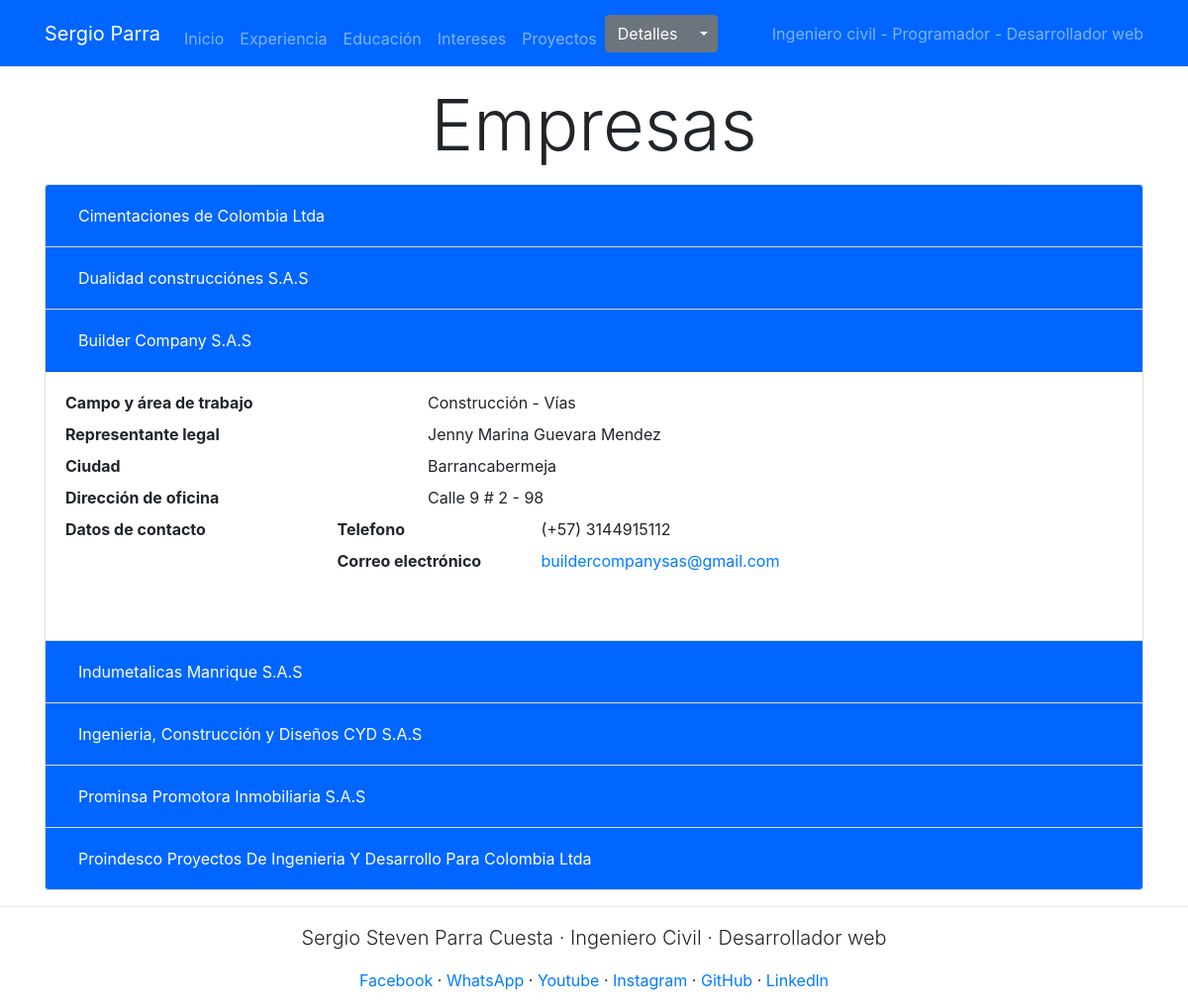
Screenshot of /companies/3 with the database file from the repository.
### gestion_HV/models.py (models this page shows, shortened)
class companies(models.Model):
    name=models.CharField(max_length=75, verbose_name="Nombre")
    legal_rep=models.CharField(max_length=75, verbose_name="Representante Legal")
    city=models.CharField(max_length=25, verbose_name="Ciudad")
    sector=models.CharField(max_length=25, verbose_name="Sector")
    area=models.CharField(max_length=50, verbose_name="Área de trabajo")
    addres=models.CharField(max_length=40, verbose_name="Dirección")
    web_page=models.CharField(max_length=75, null=True, blank=True, verbose_name="Pagina Web")
    email=models.EmailField(max_length=254, verbose_name="Correo electronico")
    phone=models.CharField(max_length=10, verbose_name='Numero telefonico')
    class Meta:
        verbose_name="Empresa"
        verbose_name_plural="Empresas"
        ordering=['name']

### gestion_HV/views.py (the view)
# urls.py: path('companies/<int:id_comp>',views.company_page, name='companies'),
def company_page(request, id_comp):
    if id_comp==0:
        id_comp=1
    comp=companies_details()
    p = inflect.engine()
    cap_id=p.number_to_words(id_comp)
    capital=cap_id.capitalize()
    data=zip(comp.query_common('name'), comp.title(), comp.collapse_number(), comp.query_common('legal_rep'), comp.query_common('city'), comp.query_common('addres'), comp.query_common('phone'), comp.query_common('email'), comp.query_common('web_page'))
    return render(request, "companies.html",{"data":data,"cap_id":capital})

### gestion_HV/views.py (called while the page is built)
    def title(self):
        sector=companies.objects.values_list('sector', flat=True).order_by('id')
        area=companies.objects.values_list('area', flat=True).order_by('id')
        data=[]
        for i in range(0,len(sector)):
            data.append(sector[i] + " - " + area [i])
        return data

    def collapse_number(self):
        id_num=companies.objects.values_list('id', flat=True).order_by('id')
        p = inflect.engine()
        id_text=[]
        for i in id_num:
            capital=p.number_to_words(i)
            id_text.append(capital.capitalize())
        return id_text

    def query_common(self, query):
        return companies.objects.values_list(query, flat=True).order_by('id')

### mipagweb_v3/templates/companies.html (shortened to what this page needs)
{% extends 'body.html' %}
{% block content %}
<div class="container">
    <h1 class="display-3 mt-3 mb-3 text-center">Empresas</h1>
    <div class="accordion" id="accordionExample">
        <div class="accordion" id="accordionExample">
            {% for name, title, id_num, legal_rep, city, address, phone, email, web_page in data %}
                <div class="card">
                    <div class="card-header" id="headingOne">
                        <h2 class="mb-0">
                            <button class="btn btn-secundary btn-block text-left {% if cap_id != id_num %}collapsed{% endif %} text-white" type="button" data-toggle="collapse" data-target="#collapse{{id_num}}" aria-expanded="{% if cap_id != id_num %}false{% else %}true{% endif %}" aria-controls="collapse{{id_num}}">
                              {{name}}
                            </button>
                        </h2>
                    </div>
                    <div id="collapse{{id_num}}" class="collapse {% if cap_id == id_num %}show{% endif %}" aria-labelledby="heading{{id_num}}" data-parent="#accordionExample">
                        <div class="card-body">
                            <dl class="row">
                                <dt class="col-sm-4">Campo y área de trabajo</dt>
                                <dd class="col-sm-8">{{title}}</dd>
                                <dt class="col-sm-4">Representante legal</dt>
                                <dd class="col-sm-8">{{legal_rep}}</dd>
                                <dt class="col-sm-4">Ciudad</dt>
                                <dd class="col-sm-8">{{city}}</dd>
                                <dt class="col-sm-4">Dirección de oficina</dt>
                                <dd class="col-sm-8">{{address}}</dd>
                                <dt class="col-sm-3">Datos de contacto</dt>
                                <dd class="col-sm-9">
                                    <dl class="row">
                                        <dt class="col-sm-3">Telefono</dt>
                                        <dd class="col-sm-9">(+57) {{phone}}</dd>
                                        <dt class="col-sm-3">Correo electrónico</dt>
                                        <dd class="col-sm-9"><a href="mailto:{{email}}">{{email}}</a></dd>
                                    </dl>
                                </dd>
                            </dl>
                        </div>
                    </div>
                </div>
            {% endfor %}
          </div>
      </div>
</div>
{% endblock %}

### mipagweb_v3/static/styles.css (style rules this page uses)
body { position: relative; }
.card-header { background-color: rgba(0, 102, 255, 1) !important; color: rgba(255,255,255,1); }

### rows the page displays
companies: name "Cimentaciones de Colombia Ltda"
companies: name "Dualidad construcciónes S.A.S"
companies: name "Builder Company S.A.S", title "Construcción - Vías", legal_rep "Jenny Marina Guevara Mendez", city "Barrancabermeja", addres "Calle 9 # 2 - 98", phone "3144915112", email "buildercompanysas@gmail.com"
companies: name "Indumetalicas Manrique S.A.S"
companies: name "Ingenieria, Construcción y Diseños CYD S.A.S"
companies: name "Prominsa Promotora Inmobiliaria S.A.S"
companies: name "Proindesco Proyectos De Ingenieria Y Desarrollo Para Colombia Ltda"
